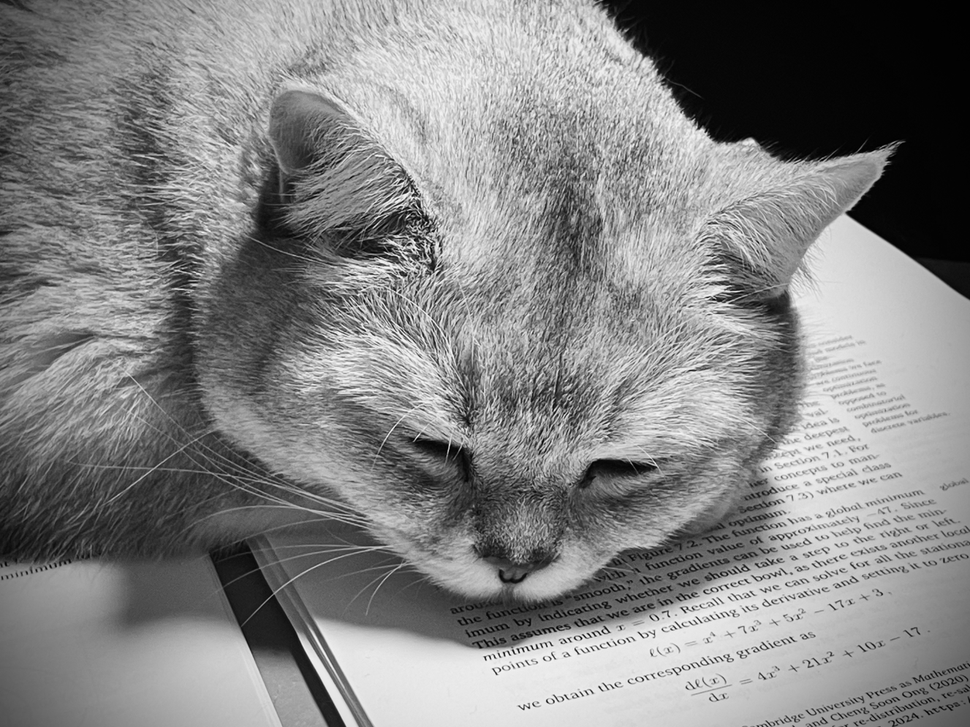
#> input picture pt23-cat-picture/cat_picture.png, 970 x 727 px, shrunk from 1327 x 995 before the run, found by its file name
$ python pt23.py
#> lines starting #> are read from the running program, lines starting #| are printed output that depends on the picture
import numpy as np                          #For multi-dim tab
import matplotlib.pyplot as plt
import os                                   #To access files

from scipy.ndimage import convolve           #To add the padding of 0
from PIL import Image                       #To manipulate images (open, modify, save)

import matplotlib as mpl
mpl.use('TKAgg')                            #To print back-end graph (bcs here there's no default visualization)


img_path = os.path.join(".\pt23-cat-picture","cat_picture.png")
img = Image.open(img_path).convert("L")     #L is the automatique gayscale
img_array = np.array(img)/255
print("a")

#Filters
K1 = (1/9) * np.ones((3,3))                                 #should be blur but also almost identical to the og
K2 = np.array([[0, -1, 0], [-1, 5, -1], [0, -1, 0]])        #Should be a little bit neater
K3 = np.array([[-1, 2, -1], [-1, 2, -1], [-1, 2, -1]])      #Really dark because K3 looks at the horizontal variations
K4 = np.array([[-1, 0, 1], [-1, 0, 1], [-1, 0, 1]])         #idk
K5 = np.array([[-1, 0, 1], [-2, 0, 2], [-1, 0, 1]])         #idk
K6 = np.array([[-2, -1, 0], [-1, 1, 1], [0, 1, 2]])         #idk

print("b")

filters = {"K1" : K1, "K2" : K2, "K3" : K3, "K4" : K4, "K5" : K5, "K6" : K6}


fig, axes = plt.subplots(2, 4, figsize = (18, 9))

axes[0, 0].imshow(img_array, cmap = "gray")
axes[0,0].axis("off")

print("c")

#To apply filters
for ax, (name, K) in zip(axes.flat[1:], filters.items()):
    filtered = convolve(img_array, K)
    if name == "K1" or name == "K2":
        filtered = np.clip(filtered, 0, 1)

    else:
        filtered = np.abs(filtered)
        filtered = filtered/filtered.max()

    ax.imshow(filtered, cmap = "gray")
#> this loop made 6 passes
#> pass 2, `filtered = convolve(img_array, K)`:
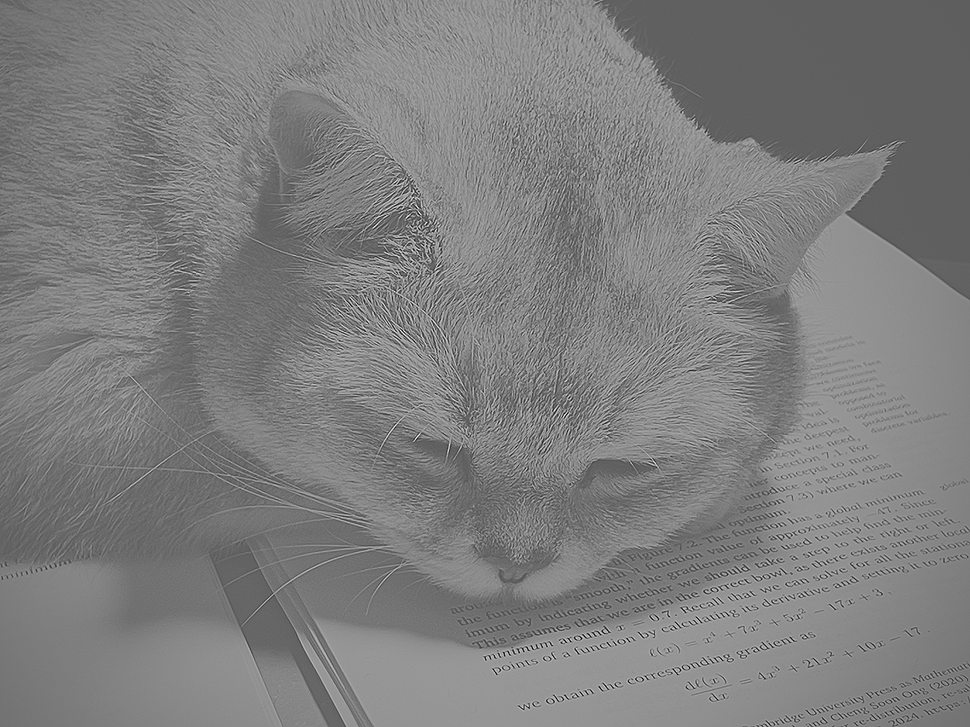
#> filtered: shape (727, 970) float64; min -1.54, max 2.6, mean 0.516; drawn with min black and max white
#> pass 2, `filtered = np.clip(filtered, 0, 1)`:
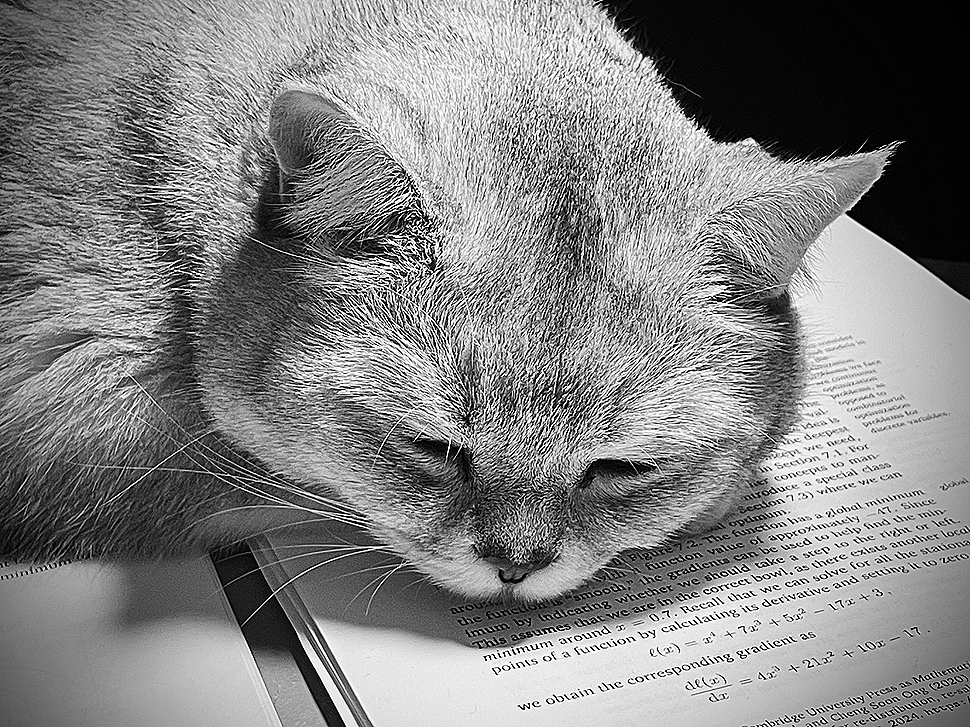
#> filtered: shape (727, 970) float64; min 0, max 1, mean 0.514
#> pass 3, `filtered = convolve(img_array, K)`:
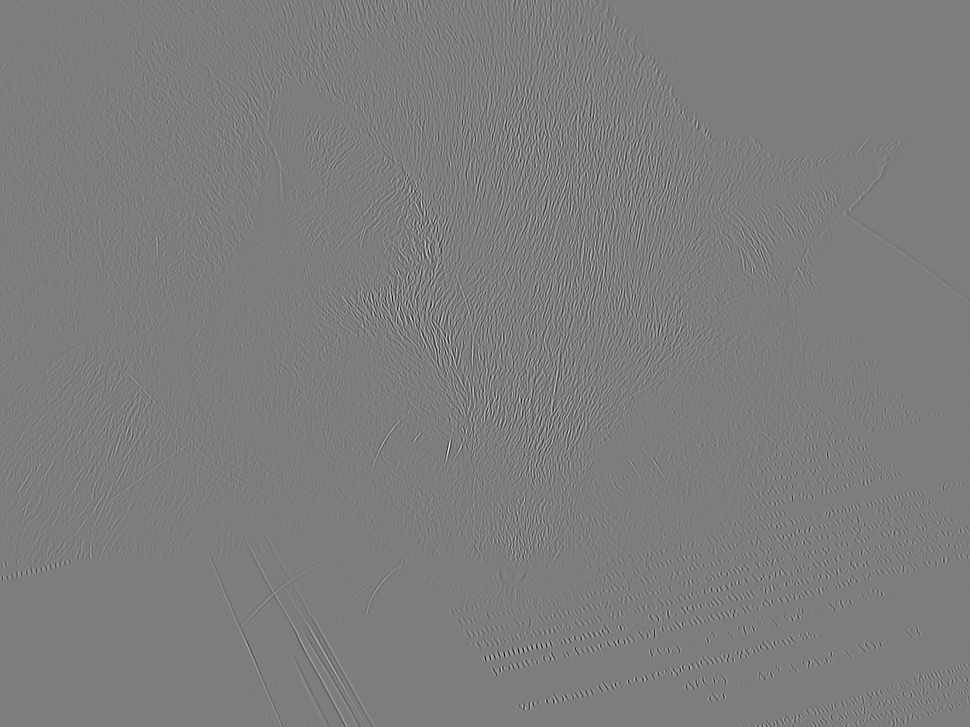
#> filtered: shape (727, 970) float64; min -3, max 3.09, mean -6.3e-19; drawn with min black and max white
#> after the loop:
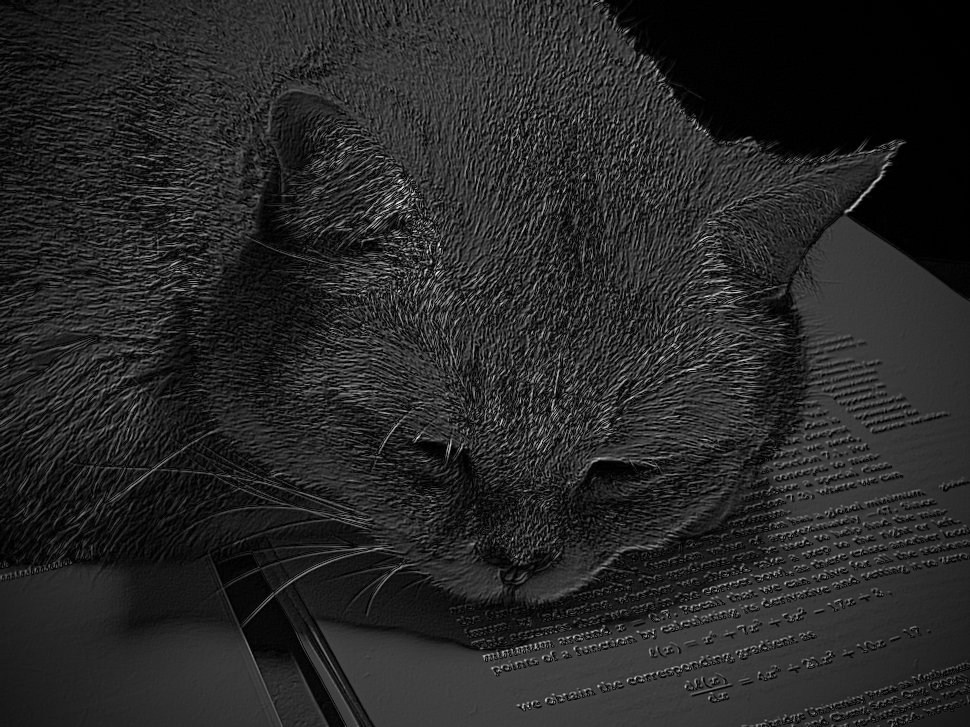
#> filtered: shape (727, 970) float64; min 0, max 1, mean 0.155

print("d")


plt.savefig("K-filters_on_cat.png", dpi = 150)
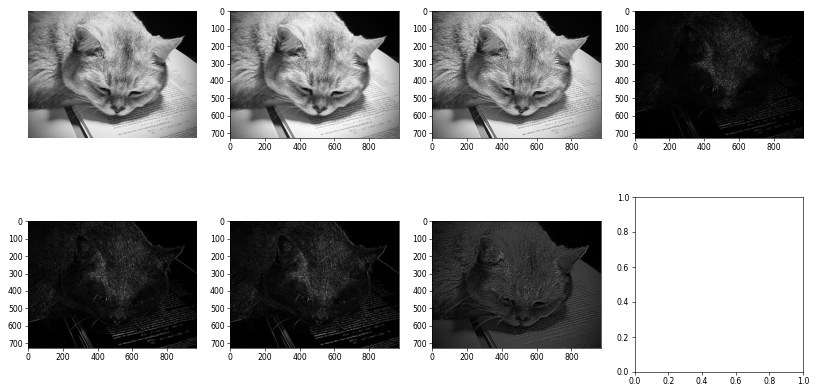
#> figure drawn by matplotlib, 7 panels
plt.show()

print("Done")
